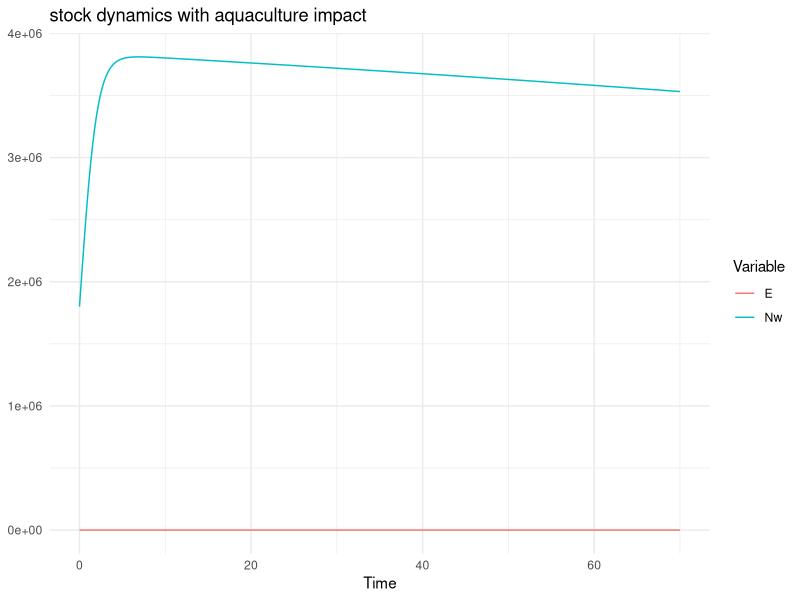

Write R code to recreate this figure.

library(deSolve)
library(ggplot2)
library(dplyr)
library(tidyr)
# install.packages("deSolve")   # only if not installed yet
# SES group 12
# Wild stock + fishing effort
# Logistic growth + harvest + aquaculture impact
# ==============================

SES_group_12 <- function(t, state, parms) {
  with(as.list(c(state, parms)), {
    
    # Guards against numerical drift
    Nw <- max(Nw, 0)
    E  <- max(E, 0)
    
    # Harvest
    H <- q * E * Nw
    
    # Wild stock dynamics
    dNw <- r * Nw * (1 - Nw / K) - H - alpha * Na * Nw
    
    # Profit-driven effort dynamics
   # profit <- P * q * E * Nw - C * E
    dE     <- gamma * E * ( P * q * Nw - C )  # changed the equation by factoring out E
    
    list(c(dNw, dE))
  })
}

# -----------------------
# Parameters
# -----------------------
parms_SES12 <- c(
  r     = 1.2,        # given in (1/year)
  K     = 4500000,    # given in Kg of salmon biomass(assuming each salmon weights 4.5kg) 
  q     = 0.0025,     # given in percentage of stock removed per E (in fishing days) -> (1/day)
  P     = 74,         # given in NOK per kg
  C     = 126428,     # given in NOK per fishing day
  gamma = 1e-8,       # attraction/effort responsiveness coefficient 
  alpha = 5e-10,      # aquaculture impact coefficient (had to be lowered immensely from 0.0005 to this. 
                           # BC 0.0005*5000000=2500 as a mortality term w only 1.2(1-0.4)=0.72 growth) 
  Na    = 5000000     # aquaculture stocks given in kg 
)

# Initial conditions
state0_SES12 <- c(
  Nw = 1800000,       # wild stock biomass in kg
  E  = 70             # fishing effort in fishing days
)

# Time grid
times <- seq(0, 70, by = 0.1)

# Simulate
out_SES12 <- ode(y = state0_SES12,
                 times = times,
                 func = SES_group_12,
                 parms = parms_SES12)

df_SES12 <- as.data.frame(out_SES12)

# Long format for plotting
df_long_SES12 <- df_SES12 %>%
  pivot_longer(cols = c("Nw", "E"),
               names_to = "var",
               values_to = "value")

# Plot
ggplot(df_long_SES12, aes(x = time, y = value, color = var)) +
  geom_line() +
  theme_minimal() +
  labs(title =  "stock dynamics with aquaculture impact",
       x = "Time",
       y = NULL,
       color = "Variable")
